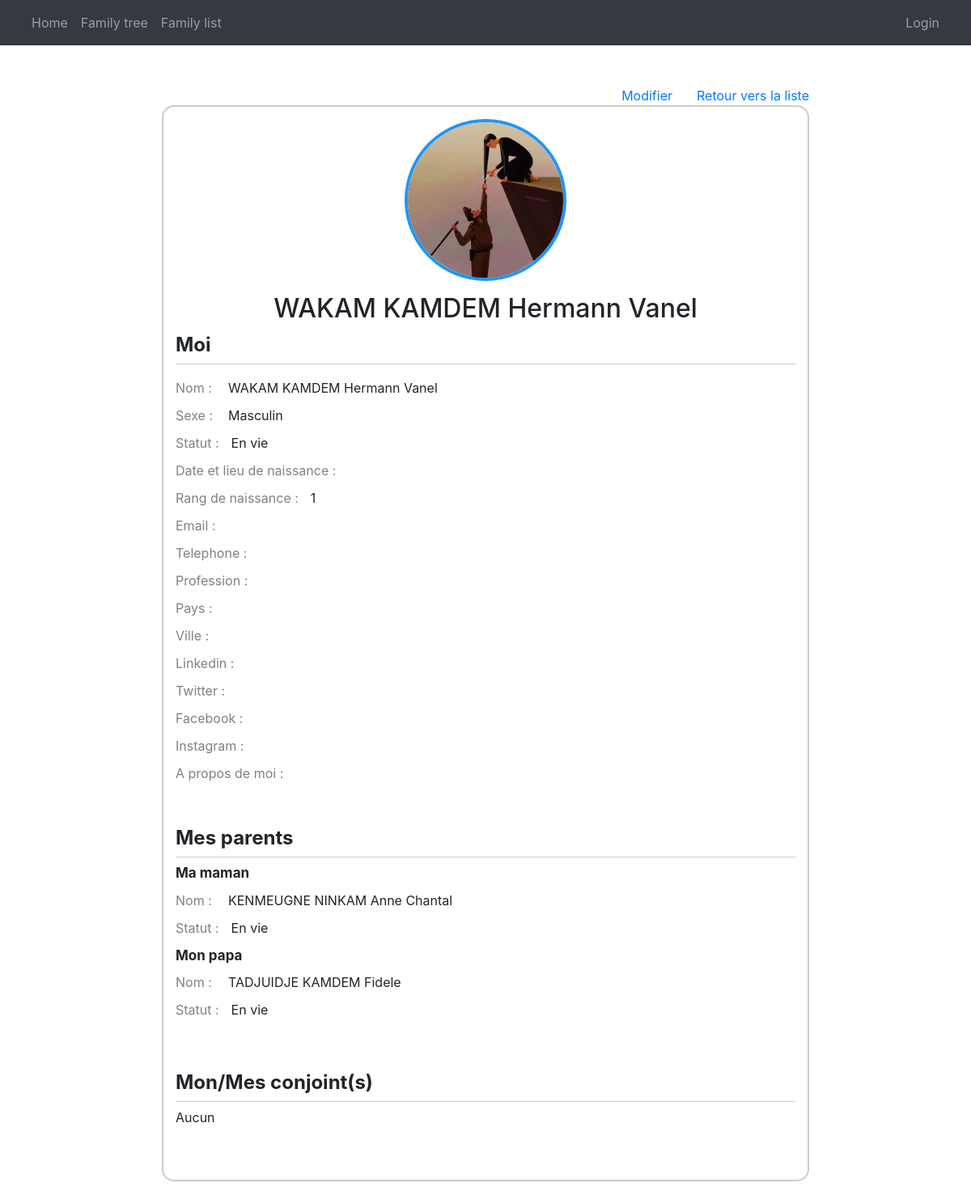
Page /show_item/1 on the committed database.
### main/models.py (models this page shows, shortened)
class Individu(models.Model):
    name = models.CharField(max_length=255)
    gender = models.CharField(max_length=5)
    generation = models.IntegerField(null=True, blank=True)
    parent_male_id= models.IntegerField(null=True, blank=True)
    parent_female_id = models.IntegerField(null=True, blank=True)
    birth_rank = models.IntegerField(null=True, blank=True)
    spouses = models.ManyToManyField("self", blank=True)
    dead = models.BooleanField(default=False)
    youngdead = models.BooleanField(default=False)
    birth_date = models.DateField(null=True, blank=True)
    birth_place = models.CharField(max_length=255, null=True, blank=True)
    email = models.CharField(max_length=255, null=True, blank=True)
    telephone = models.CharField(max_length=255, null=True, blank=True)
    profession = models.CharField(max_length=255, null=True, blank=True)
    country = models.CharField(max_length=255, null=True, blank=True)
    city = models.CharField(max_length=255, null=True, blank=True)
    linkedin = models.CharField(max_length=255, null=True, blank=True)
    twitter = models.CharField(max_length=255, null=True, blank=True)
    facebook = models.CharField(max_length=255, null=True, blank=True)
    instagram = models.CharField(max_length=255, null=True, blank=True)
    aboutme = models.TextField(null=True, blank=True)
    isIncomingSpouse = models.BooleanField(default=False)
    sFatherName = models.CharField(max_length=255, null=True, blank=True)
    sFatherDead = models.BooleanField(default=False)
    sMotherName = models.CharField(max_length=255, null=True, blank=True)
    sMotherDead = models.BooleanField(default=False)
    photoName = models.CharField(max_length=255, null=True, blank=True)
    photoPath = models.ImageField (upload_to="photos/" ,null=True, blank=True)
    @property
    def spouseslist(self):
        return list(self.spouses.all())

### main/views.py (the view, shortened to what this page needs)
# urls.py: path('show_item/<int:pk>', views.showItem, name = 'showItem'),
def showItem(request, pk):
    cmo = Individu.objects.get(id=pk)
    cmoFather = None
    cmoMother = None
    if cmo.parent_male_id :
        cmoFather = Individu.objects.get(id=cmo.parent_male_id)
    if cmo.parent_female_id :
        cmoMother = Individu.objects.get(id=cmo.parent_female_id)
    cmoSpouses = []
    cm = {
        "myPhoto": cmo.photoPath.url if cmo.photoPath else None,
        "myID": cmo.id,
        "myName": cmo.name,
        "myInitials": getFirst2Initials(cmo.name),
        "myGender": genderFrontend(cmo.gender),
        "myLifeStatus": lifeStatusFrontend(cmo.dead, cmo.youngdead, cmo.gender),
        "father": {
            "id": None if cmoFather == None else cmoFather.id,
            "name": None if cmoFather == None else cmoFather.name,
            "gender": None if cmoFather == None else genderFrontend(cmoFather.gender),
            "status": None if cmoFather == None else lifeStatusFrontend(cmoFather.dead, cmoFather.youngdead, cmoFather.gender),
        },
        "mother": {
            "id": None if cmoMother == None else cmoMother.id,
            "name": None if cmoMother == None else cmoMother.name,
            "gender": None if cmoMother == None else genderFrontend(cmoMother.gender),
            "status": None if cmoMother == None else lifeStatusFrontend(cmoMother.dead, cmoMother.youngdead, cmoMother.gender),
        },
        "spouses": cmoSpouses,
        "len_spouses": len(cmoSpouses),
        "birthrank": '' if cmo.birth_rank == None else cmo.birth_rank,
        "birthdate": '' if cmo.birth_date == None else cmo.birth_date,
        "birthplace": '' if cmo.birth_place == None else cmo.birth_place,
        "email": '' if cmo.email == None else cmo.email,
        "telephone": '' if cmo.telephone == None else cmo.telephone,
        "profession": '' if cmo.profession == None else cmo.profession,
        "country": '' if cmo.country == None else cmo.country,
        "city": '' if cmo.city == None else cmo.city,
        "linkedin": '' if cmo.linkedin == None else cmo.linkedin,
        "twitter": '' if cmo.twitter == None else cmo.twitter,
        "facebook": '' if cmo.facebook == None else cmo.facebook,
        "instagram": '' if cmo.instagram == None else cmo.instagram,
        "aboutme": '' if cmo.aboutme == None else cmo.aboutme,
    }
    return render(request, 'main/show_fm.html', cm)

### main/views.py (called while the page is built)
def getFirst2Initials(name) :
    w = ''
    namesTab = name.split(' ')
    for idx,item  in enumerate(namesTab):
        if idx < 2:
            w = w + namesTab[idx][0]
    w = w.upper()
    return w

def lifeStatusFrontend(dv, ydv, gend=None):
    if gend == None :
        if dv == False:
            return 'vie'
        elif dv == True:
            if ydv == False:
                return 'mort'
            else:
                return 'mba'
    elif gend == 'm':
        if dv == False:
            return 'En vie'
        elif dv == True:
            if ydv == False:
                return 'Mort'
            else:
                return 'Mort à bas âge'
    elif gend == 'f':
        if dv == False:
            return 'En vie'
        elif dv == True:
            if ydv == False:
                return 'Morte'
            else:
                return 'Morte à bas âge'

def genderFrontend(gend):
    if gend == 'm':
       return 'Masculin'
    elif gend == 'f':
        return 'Feminin'

### main/templates/main/show_fm.html (shortened to what this page needs)
{% extends 'main/base.html' %}
{% load static %}
{% block css_styles %}
<link rel="stylesheet" href="{% static '/css/family_tree/style_new_member.css' %}">
{% endblock %}
{% block content %}
<div class="super_container_wh">
    <div class="back_button_container">
        <a class="back_button" href="{% url 'updateItem' myID %}">Modifier</a>
        <a class="back_button" href="/family_list">Retour vers la liste</a>
    </div>
    <div class="form_container_wh mb-5">
        <span class="photo_container_wh">
            {% if myPhoto %}
            <img src="{{myPhoto}}" alt="">
            {% else %}
            <span class="myInitials">{{myInitials}}</span>
            {% endif %}
        </span>
        <h2 id="form_title">{{myName}}</h2>
        <form class="mb-5" action="" method="POST">
            <div class="form_section">
                <div class="form_section_title">
                    <span class="">Moi</span>
                </div>
                <div class="form_radio_container">
                    <div class="radio_group_title">Nom : </div>
                    <span>{{myName}}</span>
                </div>
                <div class="form_radio_container">
                    <div class="radio_group_title">Sexe : </div>
                    <span>{{myGender}}</span>
                </div>
                <div class="form_radio_container">
                    <div class="radio_group_title">Statut : </div>
                    <span>{{myLifeStatus}}</span>
                </div>
                <div class="form_radio_container">
                    <div class="radio_group_title">Date et lieu de naissance : </div>
                </div>
                <div class="form_radio_container">
                    <div class="radio_group_title">Rang de naissance : </div>
                    <span>{{birthrank}}</span>
                </div>
                <div class="form_radio_container">
                    <div class="radio_group_title">Email : </div>
                </div>
                <div class="form_radio_container">
                    <div class="radio_group_title">Telephone : </div>
                </div>
                <div class="form_radio_container">
                    <div class="radio_group_title">Profession : </div>
                </div>
                <div class="form_radio_container">
                    <div class="radio_group_title">Pays : </div>
                </div>
                <div class="form_radio_container">
                    <div class="radio_group_title">Ville : </div>
                </div>
                <div class="form_radio_container">
                    <div class="radio_group_title">Linkedin : </div>
                </div>
                <div class="form_radio_container">
                    <div class="radio_group_title">Twitter : </div>
                </div>
                <div class="form_radio_container">
                    <div class="radio_group_title">Facebook : </div>
                </div>
                <div class="form_radio_container">
                    <div class="radio_group_title">Instagram : </div>
                </div>
                <div class="form_radio_container">
                    <div class="radio_group_title">A propos de moi : </div>
                </div>
            </div>
            <div class="form_section">
                <div class="form_section_title">
                    <span class="">Mes parents</span>
                </div>
                {% if father.id == None and mother.id == None %}
                <span>Aucun</span>
                {% else %}
                <div class="composed-checkbox-container">
                    <div>
                        <label for="checkbox-mother" class="sub_title">Ma maman</label>
                        {% if mother.id == None %}
                        <span>Aucune</span>
                        {% else %}
                        <div class="form_radio_container">
                            <div class="radio_group_title">Nom : </div>
                            <span>{{mother.name}}</span>
                        </div>
                        <div class="form_radio_container">
                            <div class="radio_group_title">Statut : </div>
                            <span>{{mother.status}}</span>
                        </div>
                        {% endif %}
                    </div>
                </div>
                <div class="composed-checkbox-container">
                    <div>
                        <label for="checkbox-mother" class="sub_title">Mon papa</label>
                        {% if father.id == None %}
                        <span>Aucun</span>
                        {% else %}
                        <div class="form_radio_container">
                            <div class="radio_group_title">Nom : </div>
                            <span>{{father.name}}</span>
                        </div>
                        <div class="form_radio_container">
                            <div class="radio_group_title">Statut : </div>
                            <span>{{father.status}}</span>
                        </div>
                        {% endif %}
                    </div>
                </div>
                {% endif %}
            </div>
            <div class="form_section">
                <div class="form_section_title">
                    <span class="">Mon/Mes conjoint(s)</span>
                </div>
                {% if len_spouses > 0 %}
                    {% for item in spouses %}
                    <div class="composed-checkbox-container">
                        <div>
                            <label for="checkbox-mother" class="sub_title">Conjoint</label>
                            <div class="form_radio_container">
                                <div class="radio_group_title">Nom : </div>
                                <span>{{item.name}}</span>
                            </div>
                            <div class="form_radio_container">
                                <div class="radio_group_title">Sexe : </div>
                                <span>{{item.gender}}</span>
                            </div>
                            <div class="form_radio_container">
                                <div class="radio_group_title">Statut : </div>
                                <span>{{item.status}}</span>
                            </div>
                        </div>
                    {% endfor %}
                {% else %}
                    <span>Aucun</span>
                {% endif %}
                </div>
            </div>
    </div>
</div>
{% endblock %}

### main/templates/main/base.html (shortened to what this page needs)
<!DOCTYPE html>
<html lang="en">
<head>
    <link href="https://cdn.jsdelivr.net/npm/bootstrap@5.0.2/dist/css/bootstrap.min.css" rel="stylesheet">
    {% load static %}
    <link rel="stylesheet" href="{% static 'css/bootstrap.min.css' %}">
    {% block css_styles %}{% endblock %}
</head>
<body>
    <nav class="navbar navbar-expand-lg navbar-dark bg-dark">
        <div class="container-fluid">
            <div>
                <ul class="navbar-nav">
                    <li class="nav-item">
                        <a href="/home" class="nav-link">Home</a>
                    </li>
                    <li class="nav-item">
                        <a href="/family_tree" class="nav-link">Family tree</a>
                    </li>
                    <li class="nav-item">
                        <a href="/family_list" class="nav-link">Family list</a>
                    </li>
                </ul>
            </div>
            <div>
                <ul class="navbar-nav">
                    {% if user.is_authenticated %}
                    <span class="navbar-text">Logged in as {{user.username}}  | </span>
                    <li class="nav-item">
                        <a href="/logout" class="nav-link">Logout</a>
                    </li>
                    {% else %}
                    <li class="nav-item">
                        <a href="/login" class="nav-link">Login</a>
                    </li>
                    {% endif %}
                </ul>
            </div>
        </div>
    </nav>
    <div class="container">
        {% block content %}
        {% endblock %}
</body>
</html>

### assets/css/family_tree/style_new_member.css (style rules this page uses)
.super_container_wh { display: flex; flex-direction: column; width: 100%; justify-content: center; align-items: center; padding-top: 50px; }
.back_button_container { width: 100%; max-width: 800px; display: flex; justify-content: flex-end; position: relative; gap: 30px; }
.photo_container_wh { position: relative; display: flex; justify-content: center; align-items: center; margin: 0 auto; margin-bottom: 15px; width: 200px; height: 200px; border-radius: 50%; overflow: hidden; border: 4px solid #2196F3; }
.photo_container_wh img { object-fit: cover; width: 100%; height: 100%; }
.form_container_wh { border: 2px solid #ccc; border-radius: 15px; width: 100%; max-width: 800px; padding: 15px; }
.form_container_wh #form_title { text-align: center !important; }
.form_container_wh form { width: 100%; text-align: left; }
.form_section { margin-bottom: 50px; }
.form_section_title { padding-bottom: 5px; border-bottom: 1px solid #ccc; margin-bottom: 7px; font-size: 24px; font-weight: bold; display: flex; gap: 35px; }
.form_radio_container { display: flex; gap: 15px; margin-bottom: 10px; }
.radio_group_title { color: gray; min-width: 50px; }
.composed-checkbox-container { display: flex; align-items: flex-start; gap: 10px; }
.composed-checkbox-container > div { width: 100%; }
.sub_title { font-size: 17px; font-weight: bold; }

### rows in the picture
Individu: name "WAKAM KAMDEM Hermann Vanel"
Individu: name "KENMEUGNE NINKAM Anne Chantal"
Individu: name "TADJUIDJE KAMDEM Fidele"

### other values in the picture
{{ myGender }} "Masculin"
{{ myLifeStatus }} "En vie"
{{ birthrank }} "1"
{{ mother.status }} "En vie"
{{ father.status }} "En vie"
